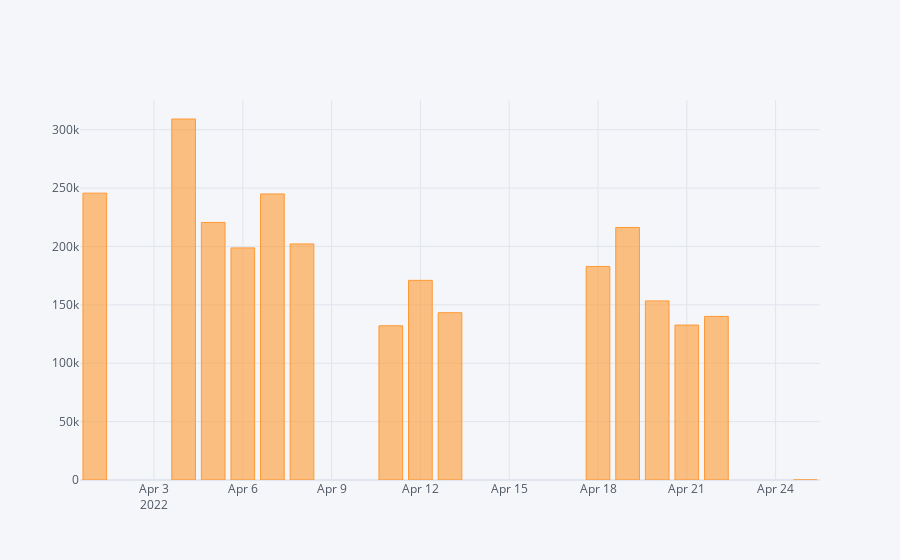

Notebook source saved alongside this figure:
### Code cell
share['Volume'].iplot(kind='bar')

### Figure 1 — Plotly figure (JSON) as saved in the notebook; plotly's stock layout.template omitted (floating-point values rounded to 4 significant figures)
{"data": [{"marker": {"color": "rgba(255, 153, 51, 0.6)", "line": {"color": "rgba(255, 153, 51, 1.0)", "width": 1}}, "name": "Volume", "orientation": "v", "text": "", "type": "bar", "x": ["2022-04-01", "2022-04-04", "2022-04-05", "2022-04-06", "2022-04-07", "2022-04-08", "2022-04-11", "2022-04-12", "2022-04-13", "2022-04-18", "2022-04-19", "2022-04-20", "2022-04-21", "2022-04-22", "2022-04-25"], "y": [245700, 309200, 220600, 198800, 245000, 202200, 132100, 171000, 143300, 182900, 216300, 153400, 132700, 140100, 0]}], "layout": {"legend": {"bgcolor": "#F5F6F9", "font": {"color": "#4D5663"}}, "paper_bgcolor": "#F5F6F9", "plot_bgcolor": "#F5F6F9", "title": {"font": {"color": "#4D5663"}}, "xaxis": {"gridcolor": "#E1E5ED", "showgrid": true, "tickfont": {"color": "#4D5663"}, "title": {"font": {"color": "#4D5663"}, "text": ""}, "zerolinecolor": "#E1E5ED"}, "yaxis": {"gridcolor": "#E1E5ED", "showgrid": true, "tickfont": {"color": "#4D5663"}, "title": {"font": {"color": "#4D5663"}, "text": ""}, "zerolinecolor": "#E1E5ED"}}}
